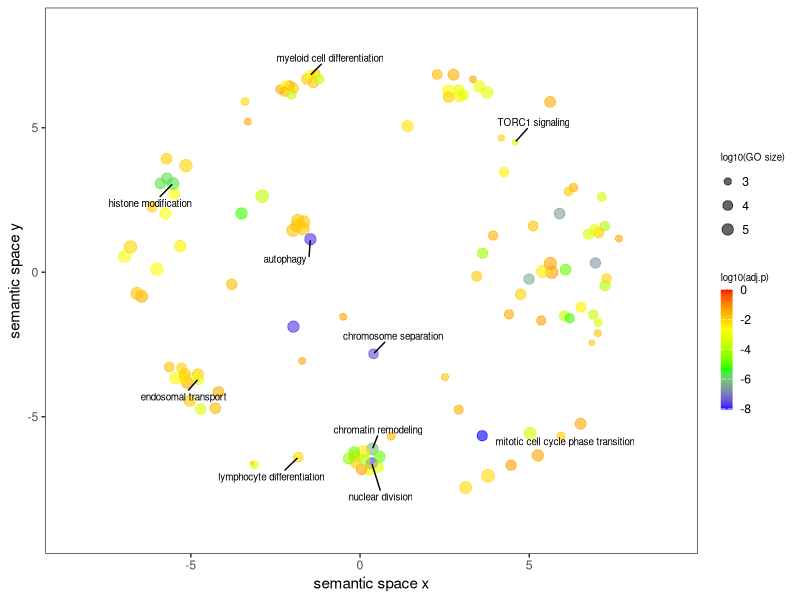

Write R code to recreate this figure.
################################################################################
##        PAPER : Thambyrajah et al. 2024 Nat Comm
##                "Cis inhibition of NOTCH1 through JAGGED1 sustains embryonic Hematopoietic stem cell fate"
##  Description : This script is for plotting REVIGO* results
##       Author : María Maqueda (mmaqueda@researchmar.net) at BigSpinLab
################################################################################

# *Supek F et al. "REVIGO summarizes and visualizes long lists of Gene Ontology
# terms" PLoS ONE 2011. doi:10.1371/journal.pone.0021800


# NOTES:
# For generating this plot, it is required to import .tsv REVIGO results
# This code has been adapted from the automatically generated by REVIGO

################################################################################
## 1. Load packages
################################################################################

library( ggplot2 )
require(ggrepel)
library( scales )

################################################################################
## 2. Import results from REVIGO
################################################################################

res <- read.table(file = "Fig6E_Revigo_GOBPterms_results.tsv",
                  header=TRUE)

# Remove those terms that do not get to plot in the semantic space
res <- res [(res$PC_0 != "null" & res$PC_1 != "null"), ];

# Coordinates into numeric
res$PC_0 <- as.numeric( as.character(res$PC_0) );
res$PC_1 <- as.numeric( as.character(res$PC_1) );

################################################################################
## 3. Define the GO BP terms to highlight in the plot
################################################################################

highlight_GO <- c("TORC1 signaling", 
                  "chromatin remodeling",
                  "lymphocyte differentiation",
                  "myeloid cell differentiation",
                  "mitotic cell cycle phase transition",
                  "autophagy", 
                  "endosomal transport",
                  "chromosome separation",
                  "nuclear division",
                  "histone modification")

################################################################################
## 4. Plot 
################################################################################

# Basic plot
p1 <- ggplot( data = res );
p1 <- p1 + geom_point( aes( PC_0, PC_1, colour = Value, size = LogSize), alpha = I(0.6) );
p1 <- p1 + scale_colour_gradientn( colours = c("blue", "green", "yellow", "red"), limits = c( min(res$Value), 0), name="log10(adj.p)");
p1 <- p1 + geom_point( aes(PC_0, PC_1, size = LogSize), shape = 21, fill = "transparent", colour = I (alpha ("black", 0) ));
p1 <- p1 + scale_size( range=c(1, 4),name = "log10(GO size)") + theme_bw(); # + scale_fill_gradientn(colours = heat_hcl(7), limits = c(-300, 0) );

one.x_range = max(res$PC_0) - min(res$PC_0);
one.y_range = max(res$PC_1) - min(res$PC_1);
p1 <- p1 + xlim(min(res$PC_0)-one.x_range/10,max(res$PC_0)+one.x_range/10);
p1 <- p1 + ylim(min(res$PC_1)-one.y_range/10,max(res$PC_1)+one.y_range/10);

p1 <- p1 + labs (y = "semantic space y", x = "semantic space x");

p1 <- p1 + theme(legend.key = element_blank(), 
                 legend.key.width = unit(0.3, 'cm'),
                 legend.title = element_text(size=7),
                 panel.grid.major = element_blank(), 
                 panel.grid.minor = element_blank()) ;

# The ones to highlight
ex <- res [which(res$Name %in% highlight_GO), ];
p1 <- p1 + 
  geom_text_repel(data = ex, aes(x=PC_0, y=PC_1,label = Name),size = 2.5,
                  box.padding = unit(0.6,"lines"),
                  point_padding = unit(0.3,"lines"),
                  force=35) 
  
  #geom_text( data = ex, aes(PC_0, PC_1, label = Name), colour = I(alpha("black", 0.85)), size = 3 );

pdf(file = "Fig6E_nascentRNAseq_REVIGO_DEGs_UP_FcJAG1_exclusive.pdf", width=3.7, height=3)
p1
dev.off()





